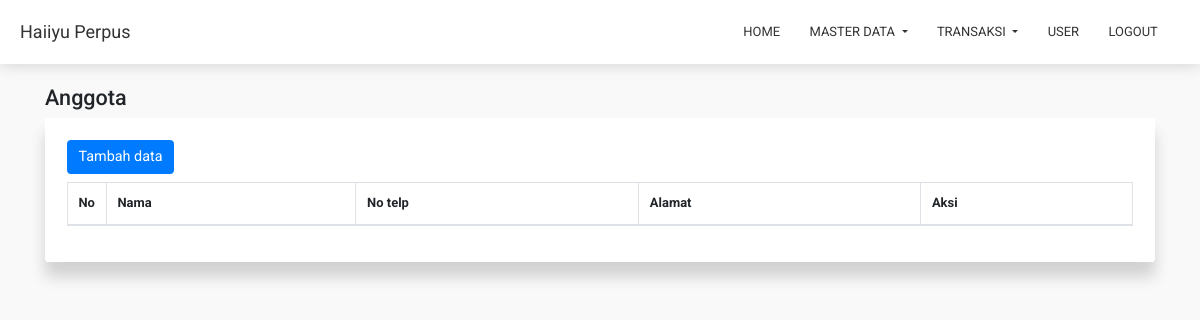
The page /?c=member (signed in) on the database as committed earlier.
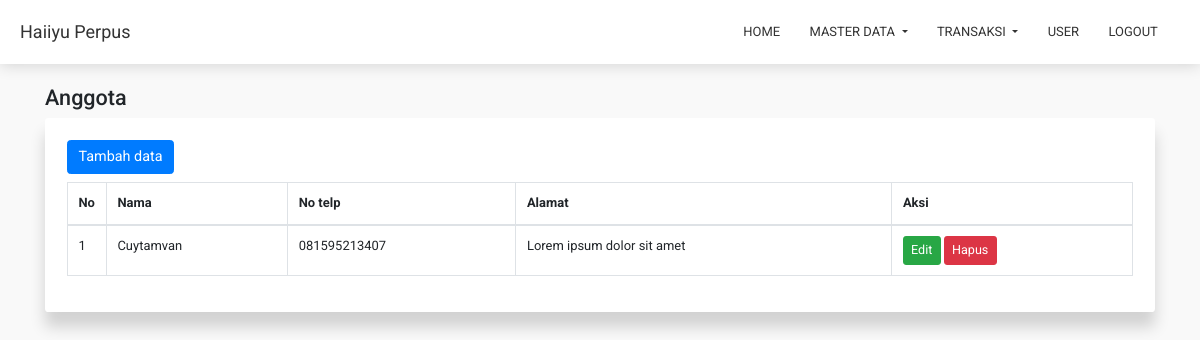
The same page on the database as committed later.
### tables this page shows
CREATE TABLE `members` (
  `id` int(11) NOT NULL,
  `name` varchar(50) NOT NULL,
  `address` text NOT NULL,
  `phone_number` varchar(20) NOT NULL
);

### app/helper.php (called while the page is built, shortened)
<?php
function url($to = ''){
  $base_url = str_replace(basename($_SERVER['SCRIPT_NAME']), '', $_SERVER['SCRIPT_NAME']);
  $base_url .= $to;
  return $base_url;
}
function get($name){
  return isset($_GET[$name]) ? $_GET[$name] : null;
}

### resources/member/index.php (the view, shortened to what this page needs)
<?php
  $table = 'members';
?>
<div class="container mt-4">
  <h4><?=isset($title) ? $title : '' ?></h4>
  <div class="row">
    <div class="col-sm-12">
      <div class="card c-card">
        <div class="card-body p-4">
          <a href="<?=url('?c=member-create')?>" class="btn btn-primary mb-2">Tambah data</a>
          <table class="table table-bordered">
            <thead>
              <tr>
                <th style="width: 20px;">No</th>
                <th>Nama</th>
                <th>No&nbsp;telp</th>
                <th>Alamat</th>
                <th>Aksi</th>
              </tr>
            </thead>
            <tbody>
              <?php
                $no = 1;
                $data = mysqli_query($conn, "SELECT * FROM `$table` order by `id` desc");
                while($r = mysqli_fetch_object($data)){
              ?>
              <tr>
                <td><?=$no?></td>
                <td><?=$r->name?></td>
                <td><?=$r->phone_number?></td>
                <td><?=$r->address?></td>
                <td>
                  <a href="<?=url('?c=member-edit&id='.$r->id)?>" class="btn btn-success btn-sm">Edit</a>
                  <form method="post" class="d-inline-block">
                    <button class="btn btn-danger btn-sm" name="remove" onclick="return confirm('Hapus data tersebut?')">Hapus</button>
                  </form>
                </td>
              </tr>
              <?php
                  $no++;
                }
              ?>
            </tbody>
          </table>
        </div>
      </div>
    </div>
  </div>
</div>

Rows that differ between the two databases and show on the page:
added members: name "Cuytamvan", phone_number "081595213407", address "Lorem ipsum dolor sit amet"
